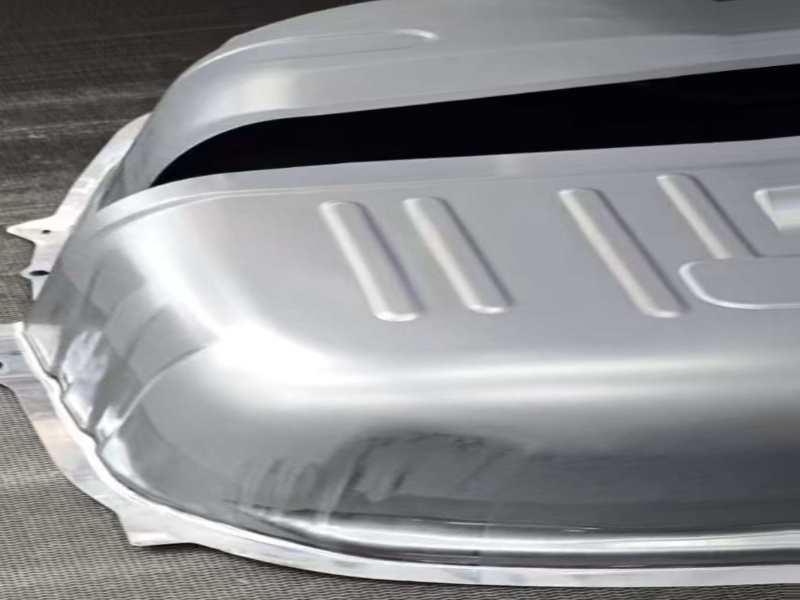
#> input picture 05_冲压模具损伤在线预警系统_DINOv3_SAM3/10_配准后标准视角冲压件_photo_part_648_4.jpg, 800 x 600 px
$ python -i hikrobot_mvs_live_stream.py   (imports and definitions only)
#> lines starting #> are read from the running program, lines starting #| are printed output that depends on the picture
#> further down, picture is the input picture: shape (600, 800, 3); mean B, G, R 143.4, 141, 139.7
# -*- coding: utf-8 -*-
"""
海康机器人 (Hikrobot) MV-CS050-60GM + FA1223D5 (12mm) 工业相机实时取流与在线预警接入模块
(hikrobot_mvs_live_stream.py)

硬件清单（对应山东博图光电发货单 ZR-S20261019003，2026-10-24 湖南大学签收）：
1. 工业相机：Hikrobot MV-CS050-60GM V5.0
   - 传感器：2/3" Global Shutter CMOS (Sony IMX264/IMX250 级)
   - 分辨率：2448 × 2048 (500万像素 Mono8 黑白)
   - 像元尺寸：3.45 μm × 3.45 μm (靶面有效尺寸 8.4456 mm × 7.0656 mm)
   - 接口：GigE 千兆以太网 (支持 IEEE 1588 PTP 与帧缓存)
2. 工业镜头：FA1223D5
   - 焦距：f = 12 mm，最大光圈 F2.3，2/3" 靶面 5MP 低畸变定焦 C 口镜头
3. 线缆与电源：
   - 网线：MV-ACG-RJ45s-RJ45-ST-3m (带锁紧螺钉千兆网线 3m)
   - 电源/触发线：MV-ACP-H6p-open-ST-3m (Hirose 6芯电源与光电触发 I/O 线 3m)
   - 适配器：ADS-12FG-12N 12012EPCN (12V 1A 直流稳压电源)
4. 驱动与取图软件：
   - 海康机器人 MVS (Machine Vision Software)
   - 官方下载：https://www.hikrobotics.com/cn/machinevision/service/download/?module=0
"""
import os
import sys
import time
import ctypes
from dataclasses import dataclass
from typing import Optional, Tuple, Dict, Any
import cv2
import numpy as np


@dataclass
class HikCS050OpticalSpec:
    """MV-CS050-60GM + FA1223D5 (12mm) 光学与几何标定参数"""
    camera_model: str = "MV-CS050-60GM (V5.0)"
    lens_model: str = "FA1223D5 (f=12mm, F2.3, 2/3\")"
    width_px: int = 2448
    height_px: int = 2048
    pixel_pitch_um: float = 3.45
    focal_length_mm: float = 12.0
    working_distance_mm: float = 650.0  # 推荐产线架设工作距离 (550~850mm 可调)
    conveyor_speed_mm_s: float = 250.0  # 冲压线皮带线速度 (~0.25 m/s)
    exposure_time_us: float = 800.0     # 推荐抗镀锌板反光短曝光 (500~1200 μs)
    gain_db: float = 2.0                # 低增益保证高信噪比

    @property
    def sensor_width_mm(self) -> float:
        return self.width_px * self.pixel_pitch_um * 1e-3  # 8.4456 mm

    @property
    def sensor_height_mm(self) -> float:
        return self.height_px * self.pixel_pitch_um * 1e-3  # 7.0656 mm

    # [30 lines left out: functions compute_fov_and_gsd, get_camera_intrinsics_matrix, not called in this run]


class HikrobotMVSCamera:
    """
    海康机器人 MVS SDK (MvCameraControl_class) 工业相机封装类。
    - 当本机已安装海康 MVS 且连接 MV-CS050-60GM 时，直接通过千兆网口硬件取流；
    - 当处于离线调试环境时，自动将 4K 实拍原图重采样为 2448×2048 Mono8 全局快门仿真帧进行联调。
    """
    MVS_DEFAULT_PATHS = [
        r"C:\Program Files (x86)\Common Files\MVS\Runtime\Win64_x64",
        r"C:\Program Files\MVS\Development\Samples\Python\MvImport",
        os.environ.get("MVCAM_COMMON_RUNENV", "") + r"\Samples\Python\MvImport",
    ]

    def __init__(self, spec: Optional[HikCS050OpticalSpec] = None):
        self.spec = spec or HikCS050OpticalSpec()
        self.cam = None
        self.sdk_available = False
        self._try_load_mvs_sdk()

    def _try_load_mvs_sdk(self) -> None:
        for p in self.MVS_DEFAULT_PATHS:
            if p and os.path.exists(p) and p not in sys.path:
                sys.path.append(p)
        try:
            import MvCameraControl_class as mvs  # type: ignore
            self.mvs = mvs
            self.sdk_available = True
            print("[Hikrobot-MVS] 成功加载海康机器人 MvCameraControl SDK")
        except ImportError:
            self.mvs = None
            self.sdk_available = False
            print("[Hikrobot-MVS] 当前未检测到 MVS Python SDK，已启用 MV-CS050-60GM (2448x2048 Mono8) 硬件数字孪生仿真模式")

    # [19 lines left out: function configure_for_anti_glare_stamping, not called in this run]

    @staticmethod
    def simulate_cs050_mono8_from_raw(img_bgr: np.ndarray, gamma: float = 0.78) -> Tuple[np.ndarray, np.ndarray]:
        """
        将实拍图像转换为 MV-CS050-60GM (2448×2048, Mono8, Gamma=0.78 短曝光抗反光) 标准输出格式
        返回: (mono8_2448x2048, rgb3_for_dinov3)
        """
#> called with gamma = 0.78
        gray = cv2.cvtColor(img_bgr, cv2.COLOR_BGR2GRAY) if img_bgr.ndim == 3 else img_bgr
        mono_resized = cv2.resize(gray, (2448, 2048), interpolation=cv2.INTER_AREA)
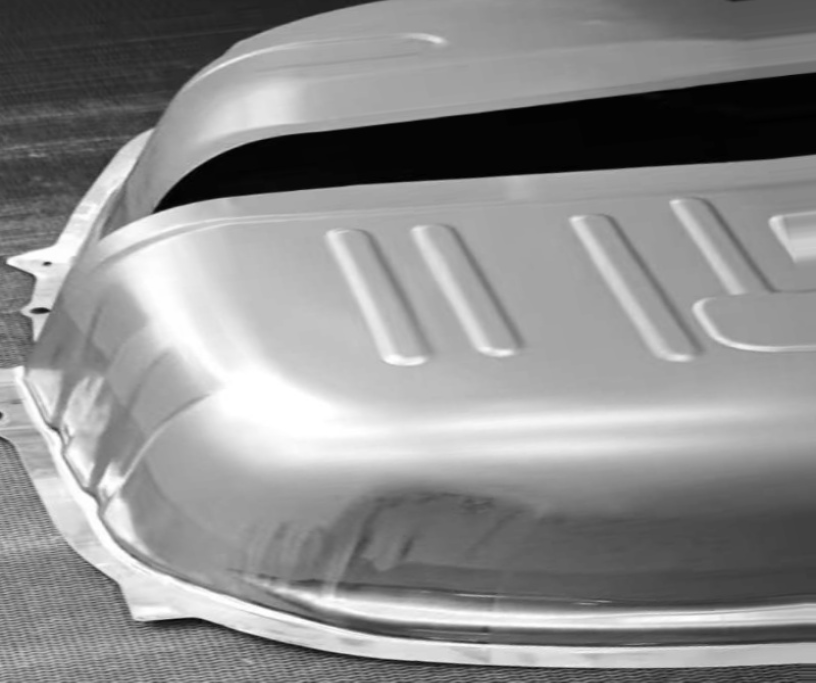
#> mono_resized: shape (2048, 2448) (shown at 1/3 size); min 0, max 255, mean 140.9
        # 模拟 800us 手动短曝光 + Gamma 0.78 硬件 LUT
        norm_f = (mono_resized.astype(np.float32) / 255.0) ** (1.0 / gamma) * 0.92
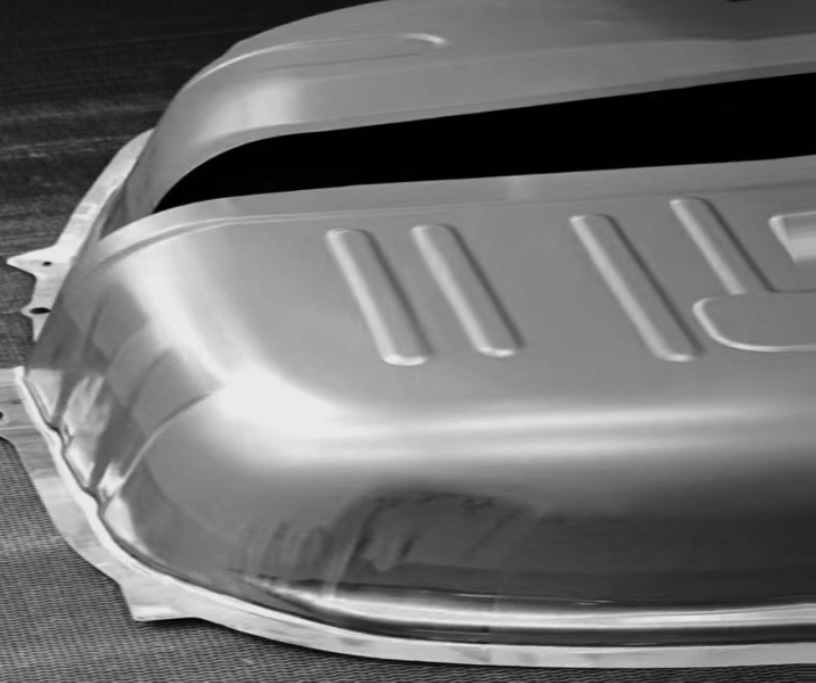
#> norm_f: shape (2048, 2448) float32 (shown at 1/3 size); min 0, max 0.92, mean 0.448
        mono8 = np.clip(norm_f * 255.0, 0, 255).astype(np.uint8)
        rgb3 = cv2.cvtColor(mono8, cv2.COLOR_GRAY2RGB)
        return mono8, rgb3


# [6 lines not run here, left out]

>>> import cv2
>>> picture = cv2.imread('10_配准后标准视角冲压件_photo_part_648_4.jpg')
>>> result = HikrobotMVSCamera().simulate_cs050_mono8_from_raw(picture)

$ run again, on 05_冲压模具损伤在线预警系统_DINOv3_SAM3/12_配准后标准视角冲压件_photo_part_651_4.jpg
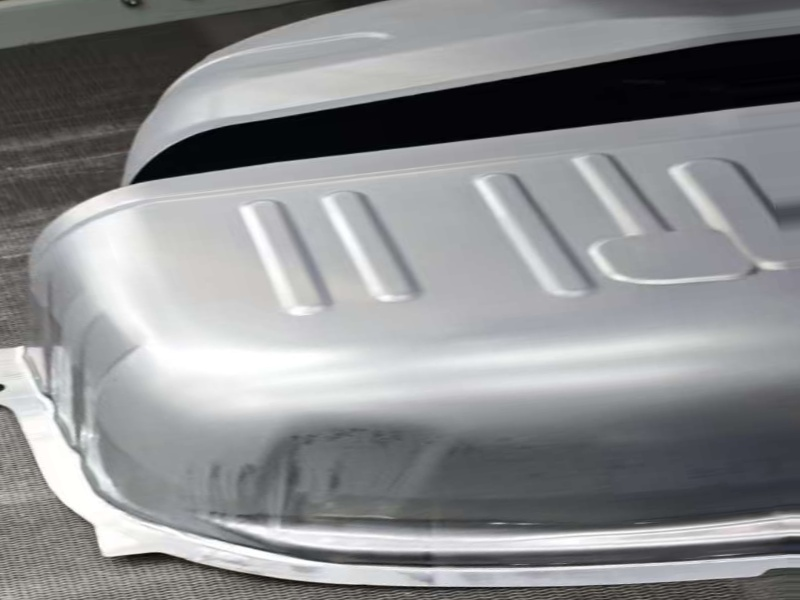
#> input picture 05_冲压模具损伤在线预警系统_DINOv3_SAM3/12_配准后标准视角冲压件_photo_part_651_4.jpg, 800 x 600 px
#> picture is the input picture: shape (600, 800, 3); mean B, G, R 142.3, 140.4, 139.1
#> in simulate_cs050_mono8_from_raw, `mono_resized = cv2.resize(gray, (2448, 2048), interpolation=cv2.INTER_..`:
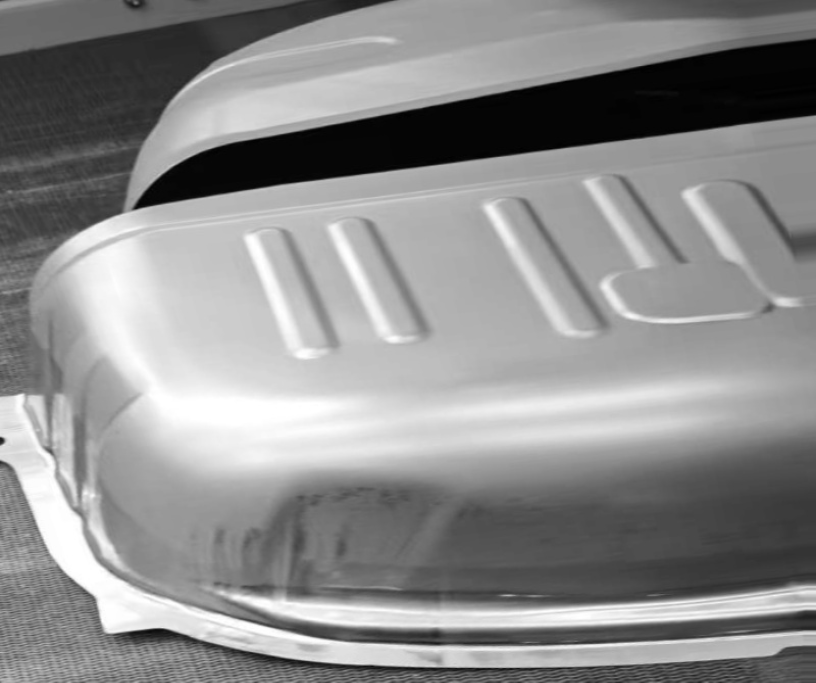
#> mono_resized: shape (2048, 2448) (shown at 1/3 size); min 0, max 255, mean 140.2
#> in simulate_cs050_mono8_from_raw, `norm_f = (mono_resized.astype(np.float32) / 255.0) ** (1.0 / gamma) * ..`:
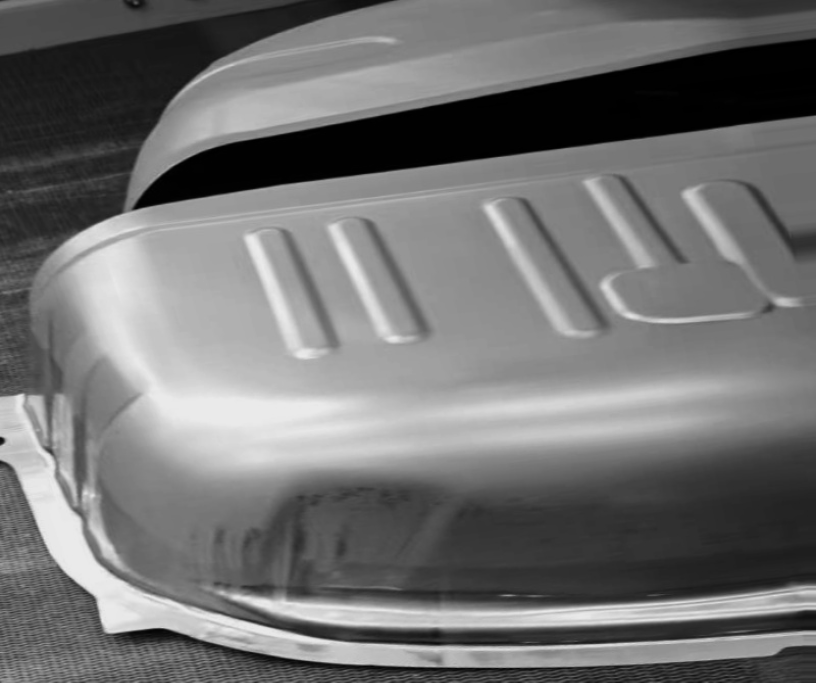
#> norm_f: shape (2048, 2448) float32 (shown at 1/3 size); min 0, max 0.92, mean 0.447

$ run again, on 05_冲压模具损伤在线预警系统_DINOv3_SAM3/13_配准后标准视角冲压件_photo_part_652_4.jpg
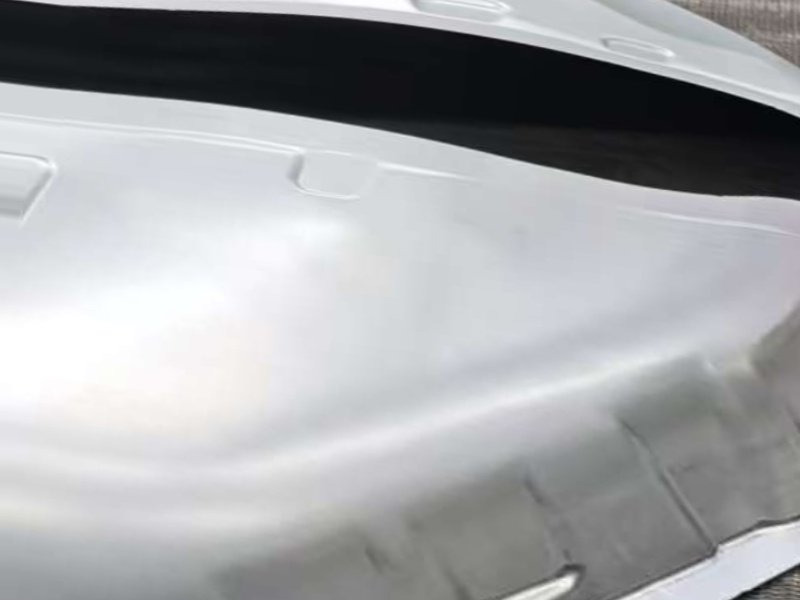
#> input picture 05_冲压模具损伤在线预警系统_DINOv3_SAM3/13_配准后标准视角冲压件_photo_part_652_4.jpg, 800 x 600 px
#> picture is the input picture: shape (600, 800, 3); mean B, G, R 168.9, 166.5, 164.8
#> in simulate_cs050_mono8_from_raw, `mono_resized = cv2.resize(gray, (2448, 2048), interpolation=cv2.INTER_..`:
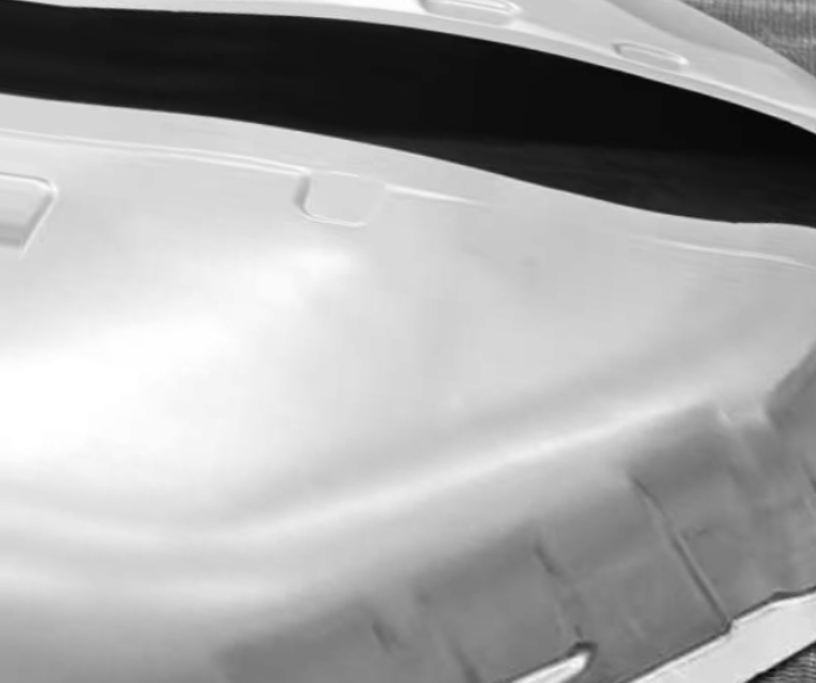
#> mono_resized: shape (2048, 2448) (shown at 1/3 size); min 2, max 255, mean 166.2
#> in simulate_cs050_mono8_from_raw, `norm_f = (mono_resized.astype(np.float32) / 255.0) ** (1.0 / gamma) * ..`:
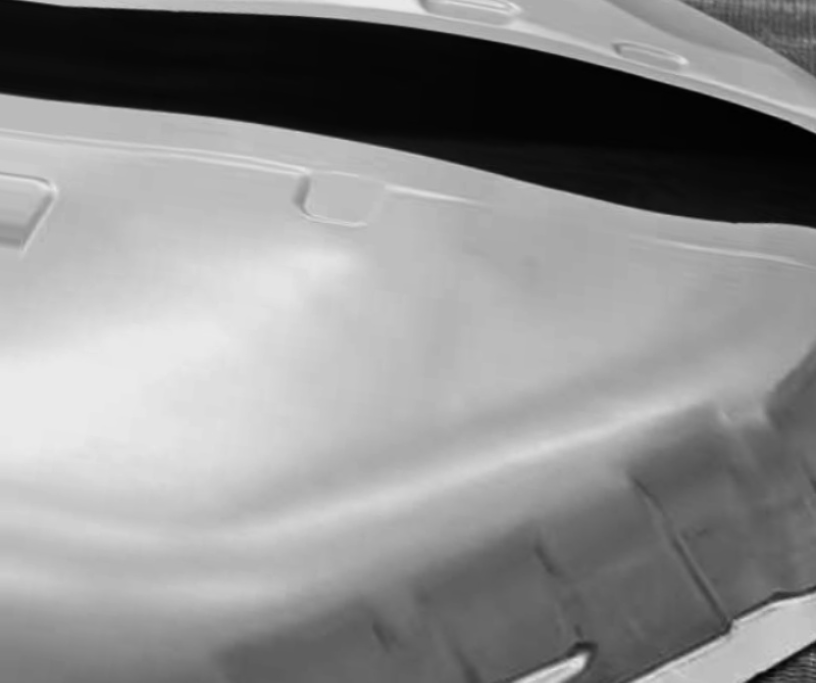
#> norm_f: shape (2048, 2448) float32 (shown at 1/3 size); min 0.00184, max 0.92, mean 0.555

$ run again, on 05_冲压模具损伤在线预警系统_DINOv3_SAM3/15_配准后标准视角冲压件_photo_part_654_4.jpg
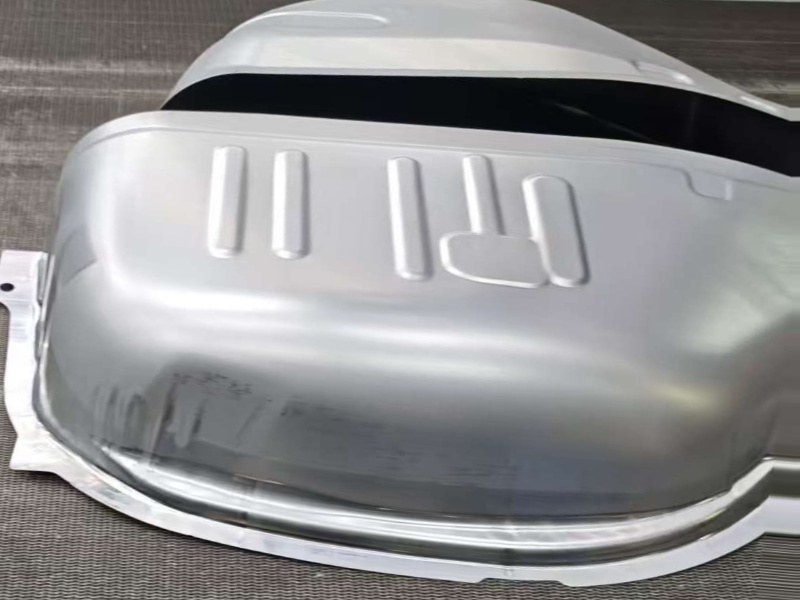
#> input picture 05_冲压模具损伤在线预警系统_DINOv3_SAM3/15_配准后标准视角冲压件_photo_part_654_4.jpg, 800 x 600 px
#> picture is the input picture: shape (600, 800, 3); mean B, G, R 146.6, 145.5, 145.5
#> in simulate_cs050_mono8_from_raw, `mono_resized = cv2.resize(gray, (2448, 2048), interpolation=cv2.INTER_..`:
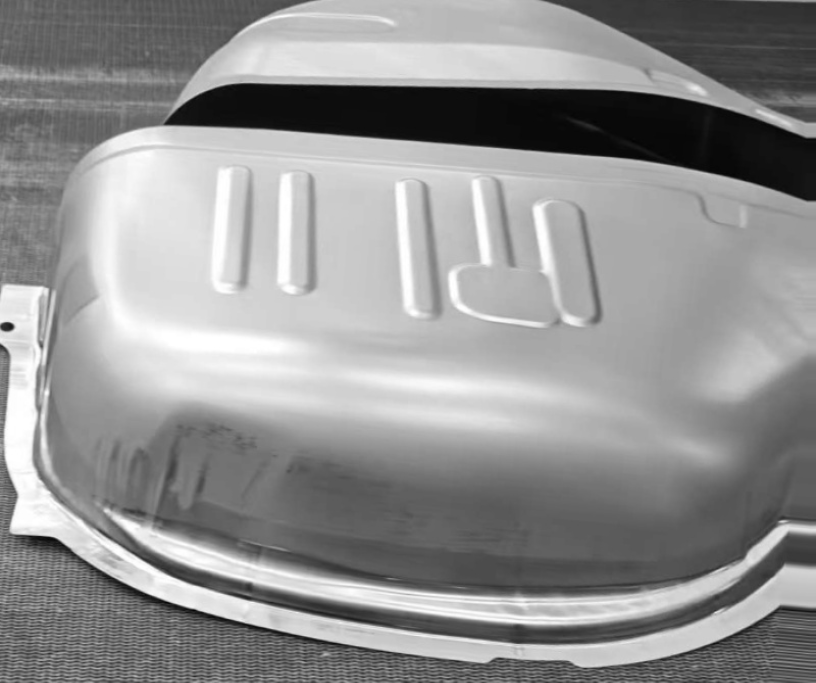
#> mono_resized: shape (2048, 2448) (shown at 1/3 size); min 3, max 255, mean 145.6
#> in simulate_cs050_mono8_from_raw, `norm_f = (mono_resized.astype(np.float32) / 255.0) ** (1.0 / gamma) * ..`:
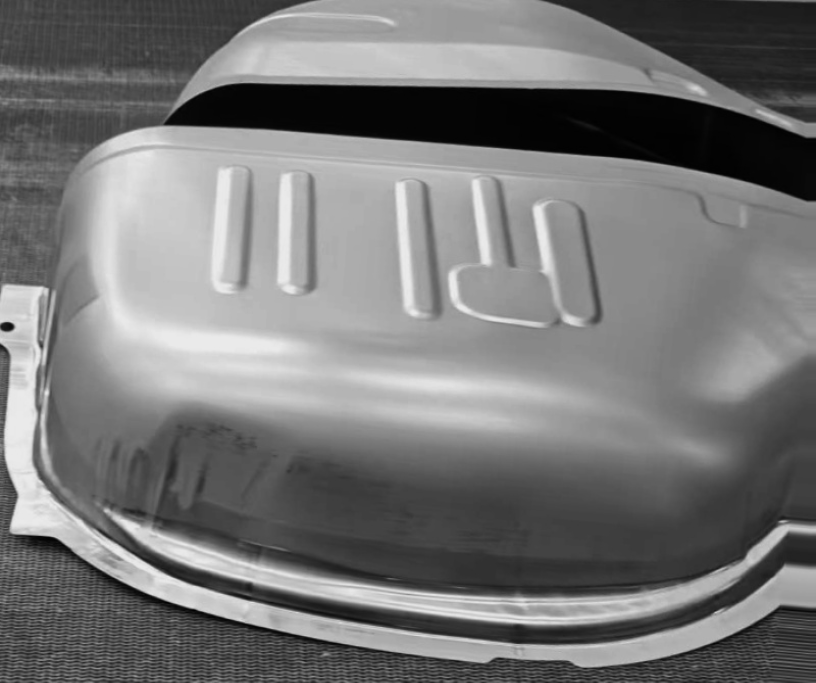
#> norm_f: shape (2048, 2448) float32 (shown at 1/3 size); min 0.00309, max 0.92, mean 0.465
